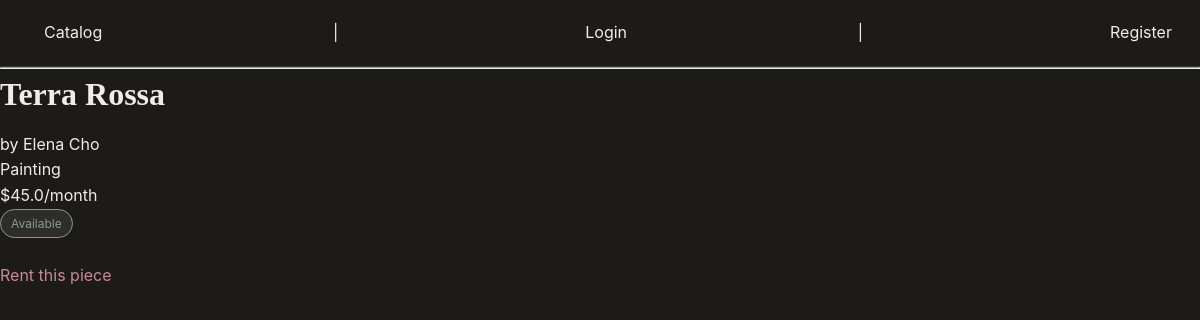
The page /artwork/2 on the database its author committed.
### models.py (models this page shows, shortened)
class Artwork(db.Model):
    id = db.Column(db.Integer, primary_key=True)
    title = db.Column(db.String(150), nullable=False)
    artist_name = db.Column(db.String(150), nullable=False)
    category = db.Column(db.String(80))
    price_per_month = db.Column(db.Float, nullable=False)
    is_available = db.Column(db.Boolean, default=True)

### app.py (the view)
@app.route("/artwork/<int:artwork_id>")
def artwork_detail(artwork_id):
    artwork = Artwork.query.get_or_404(artwork_id)
    return render_template("artwork_detail.html", artwork=artwork)

### templates/artwork_detail.html (shortened to what this page needs)
{% extends "base.html" %}
{% block content %}
    <h1>{{ artwork.title }}</h1>
    <p>by {{ artwork.artist_name }}</p>
    <p>{{ artwork.category }}</p>
    <p>${{ artwork.price_per_month }}/month</p>
    {% if artwork.is_available %}
        <span class="badge">Available</span><br><br>
        <a href="/rent/{{ artwork.id }}">Rent this piece</a>
    {% else %}
        <span class="badge" style="border-color:#A39C8E; color:#A39C8E; background:rgba(163,156,142,0.15);">Not available</span>
    {% endif %}
{% endblock %}

### static/css/style.css (style rules this page uses)
* { margin: 0; padding: 0; box-sizing: border-box; }
body { font-family: 'Inter', -apple-system, sans-serif; background-color: #1C1B1A; color: #F2EDE4; line-height: 1.6; }
h1, h2 { font-family: 'Playfair Display', serif; margin-bottom: 12px; }
a { color: #C9899A; text-decoration: none; }
.badge { display: inline-block; font-size: 12px; padding: 4px 10px; border-radius: 999px; border: 1px solid #8A9B8E; color: #8A9B8E; background: rgba(138, 155, 142, 0.15); }

### rows shown on the page
Artwork: title "Terra Rossa", artist_name "Elena Cho", category "Painting", price_per_month "45.0"
